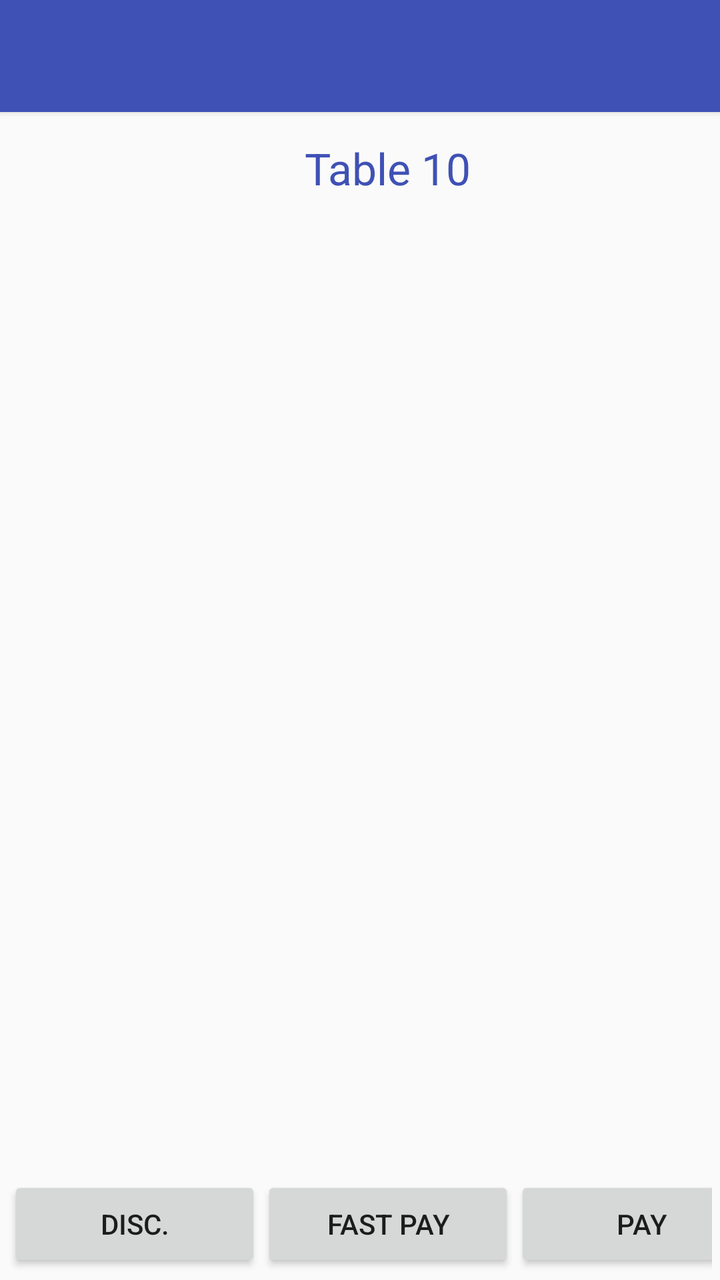
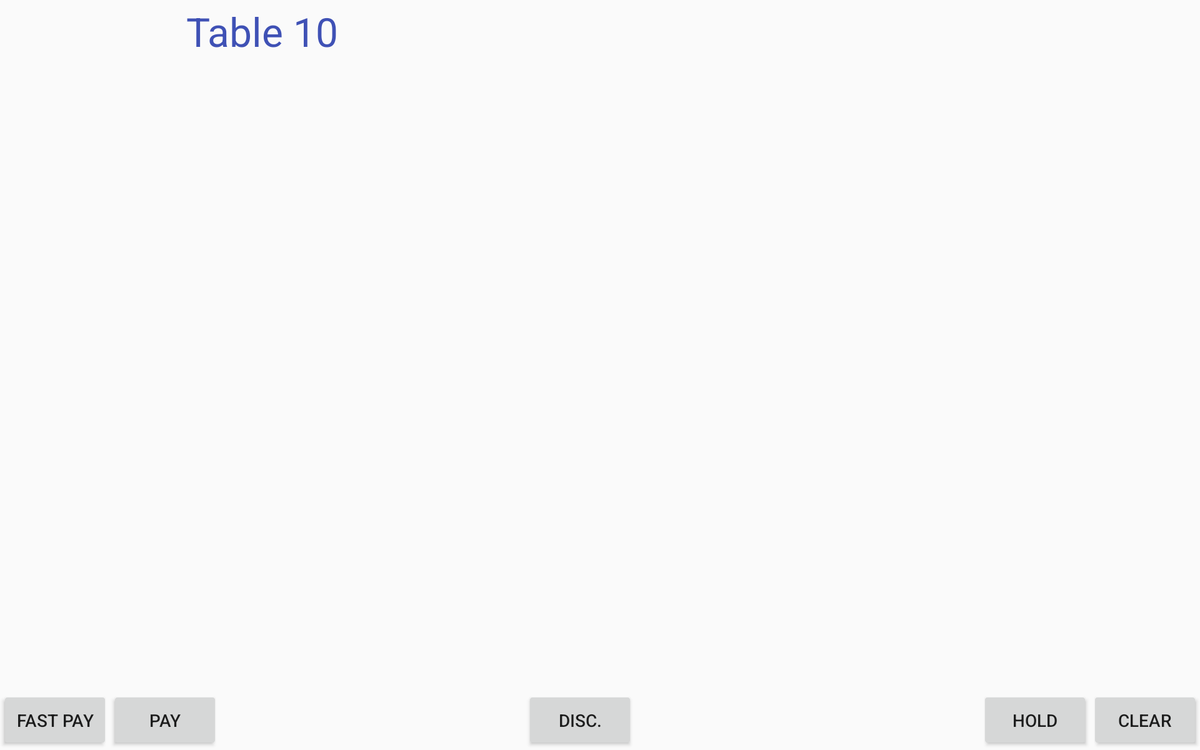

The same Android screen from two of the app's own layout files: first res/layout/ as a phone draws it, then the repository's variant for another configuration, drawn on a device whose configuration selects that folder. Both files follow.
<!-- AndroidManifest.xml: application theme AppTheme -->
<!-- res/layout/activity_main.xml -->
<android.support.v4.widget.DrawerLayout
    xmlns:android="http://schemas.android.com/apk/res/android"
    android:id="@+id/drawer_layout"
    android:layout_width="match_parent"
    android:layout_height="match_parent">

    <LinearLayout xmlns:android="http://schemas.android.com/apk/res/android"
        android:layout_width="match_parent"
        android:layout_height="match_parent"
        android:orientation="vertical">

        <include
            android:id="@+id/tool_bar"
            layout="@layout/tool_bar"
            android:layout_height="wrap_content"
            android:layout_width="match_parent"></include>

        <LinearLayout
            android:layout_width="match_parent"
            android:layout_height="match_parent"
            android:baselineAligned="false"
            android:orientation="horizontal"
            android:padding="@dimen/default_horizontal_margin">

            <RelativeLayout
                android:layout_width="380dp"
                android:layout_height="match_parent">

                <LinearLayout
                    android:id="@+id/linearLayout2"
                    android:layout_width="match_parent"
                    android:layout_height="48dp"
                    android:layout_alignParentLeft="true"
                    android:layout_alignParentStart="true"
                    android:layout_alignParentTop="true"
                    android:gravity="center"
                    android:orientation="horizontal">

                    <TextView
                        android:id="@+id/textView2"
                        android:layout_width="wrap_content"
                        android:layout_height="wrap_content"
                        android:text="Table 10"
                        android:textAppearance="?android:attr/textAppearanceLarge"
                        android:textColor="@color/indigo" />
                </LinearLayout>

                <FrameLayout
                    android:id="@+id/leftcontent"
                    android:layout_width="match_parent"
                    android:layout_height="match_parent"
                    android:layout_above="@+id/linearLayout3"
                    android:layout_alignParentLeft="true"
                    android:layout_alignParentStart="true"
                    android:layout_below="@+id/linearLayout2"
                    android:paddingLeft="@dimen/default_horizontal_margin">

                </FrameLayout>

                <LinearLayout
                    android:id="@+id/linearLayout3"
                    android:layout_width="match_parent"
                    android:layout_height="wrap_content"
                    android:layout_alignParentBottom="true"
                    android:layout_alignParentLeft="true"
                    android:layout_alignParentStart="true"
                    android:layout_gravity="center_horizontal|bottom"
                    android:orientation="horizontal">

                    <Button
                        android:id="@+id/btnDiscount"
                        android:layout_width="0dp"
                        android:layout_height="wrap_content"
                        android:layout_weight="1"
                        android:text="@string/discount_short"
                        android:onClick="onClick"/>

                    <Button
                        android:id="@+id/btnFastPay"
                        android:layout_width="0dp"
                        android:layout_height="wrap_content"
                        android:layout_weight="1"
                        android:text="@string/fast_pay" />

                    <Button
                        android:id="@+id/btnPay"
                        android:layout_width="0dp"
                        android:layout_height="wrap_content"
                        android:layout_weight="1"
                        android:onClick="onClick"
                        android:text="@string/pay" />

                </LinearLayout>
            </RelativeLayout>

            <RelativeLayout
                android:layout_width="match_parent"
                android:layout_height="match_parent">

                <FrameLayout
                    android:id="@+id/rightcontent"
                    android:layout_width="match_parent"
                    android:layout_height="wrap_content"
                    android:layout_alignParentEnd="true"
                    android:layout_alignParentRight="true"
                    android:layout_alignParentTop="true"
                    android:layout_above="@+id/orderExtraQty">

                </FrameLayout>

                <EditText
                    android:layout_width="wrap_content"
                    android:layout_height="wrap_content"
                    android:id="@+id/orderExtraQty"
                    android:ems="7"
                    android:lines="1"
                    android:enabled="false"
                    android:layout_weight="1"
                    android:layout_alignParentBottom="true"
                    android:layout_alignParentStart="true"
                    android:inputType="numberDecimal" />

                <FrameLayout
                    android:layout_width="match_parent"
                    android:layout_height="wrap_content"
                    android:id="@+id/numericKeypadContainer"
                    android:layout_gravity="left|bottom"
                    android:layout_alignTop="@+id/orderExtraQty"
                    android:layout_toEndOf="@+id/orderExtraQty"></FrameLayout>

            </RelativeLayout>

        </LinearLayout>
    </LinearLayout>


    <ListView
        android:id="@+id/left_drawer"
        android:layout_width="96dp"
        android:layout_height="match_parent"
        android:layout_gravity="start"
        android:background="@color/blue_grey_900"
        android:choiceMode="singleChoice"
        android:divider="@android:color/transparent"
        android:dividerHeight="0dp" />
</android.support.v4.widget.DrawerLayout>
<!-- res/layout/tool_bar.xml (included above) -->
<?xml version="1.0" encoding="utf-8"?>
<android.support.v7.widget.Toolbar
    android:layout_height="wrap_content"
    android:layout_width="match_parent"
    android:background="@color/indigo"
    android:elevation="2dp"
    android:theme="@style/Base.ThemeOverlay.AppCompat.Dark"
    xmlns:android="http://schemas.android.com/apk/res/android" />
<!-- resources referenced by this layout -->
<resources>
  <color name="blue_grey_900">#263238</color>
  <color name="indigo">#3F51B5</color>
  <dimen name="default_horizontal_margin">4dp</dimen>
  <string name="discount_short">Disc.</string>
  <string name="fast_pay">Fast Pay</string>
  <string name="pay">Pay</string>
  <style name="AppTheme" parent="CustomActionBarTheme">
          
      </style>
  <style name="CustomActionBarTheme" parent="@style/Theme.AppCompat.Light.DarkActionBar">
          <item name="android:actionBarStyle">@style/MyActionBar</item>
  
          
          <item name="actionBarStyle">@style/MyActionBar</item>
      </style>
  <style name="MyActionBar" parent="@style/Widget.AppCompat.Light.ActionBar.Solid.Inverse">
          <item name="android:background">@color/indigo</item>
  
          
          <item name="background">@color/indigo</item>
      </style>
</resources>
<!-- res/layout-w820dp/activity_main.xml (the repository's variant of the layout above) -->
<!-- drawn on a 7-inch tablet turned sideways -->
<android.support.v4.widget.DrawerLayout xmlns:android="http://schemas.android.com/apk/res/android"
    xmlns:tools="http://schemas.android.com/tools" android:layout_width="match_parent"
    android:layout_height="match_parent"
    tools:context=".MainActivity"
    android:id="@+id/drawer_layout">
    <RelativeLayout
        android:layout_width="match_parent"
        android:layout_height="match_parent">
        <FrameLayout
            android:layout_width="420dp"
            android:layout_height="match_parent"
            android:layout_alignParentLeft="true"
            android:layout_alignParentStart="true"
            android:id="@+id/leftcontent"
            android:paddingLeft="@dimen/default_horizontal_margin"
            android:layout_below="@+id/linearLayout2"
            android:layout_above="@+id/btnFastPay"></FrameLayout>

        <FrameLayout
            android:layout_width="match_parent"
            android:layout_height="match_parent"
            android:layout_alignParentTop="true"
            android:layout_toRightOf="@+id/leftcontent"
            android:id="@+id/rightcontent"
            android:layout_above="@+id/btnDiscount"></FrameLayout>

        <Button
            android:layout_width="wrap_content"
            android:layout_height="wrap_content"
            android:text="@string/fast_pay"
            android:id="@+id/btnFastPay"
            android:layout_alignParentBottom="true"
            android:layout_alignParentLeft="true"
            android:layout_alignParentStart="true" />

        <Button
            android:layout_width="wrap_content"
            android:layout_height="wrap_content"
            android:text="@string/pay"
            android:id="@+id/btnPay"
            android:layout_alignTop="@+id/btnFastPay"
            android:layout_toRightOf="@+id/btnFastPay"
            android:layout_toEndOf="@+id/btnFastPay"
            android:onClick="onClick" />

        <Button
            android:layout_width="wrap_content"
            android:layout_height="wrap_content"
            android:text="@string/discount_short"
            android:id="@+id/btnDiscount"
            android:layout_alignParentBottom="true"
            android:layout_toRightOf="@+id/leftcontent"
            android:layout_toEndOf="@+id/leftcontent" />

        <Button
            android:layout_width="wrap_content"
            android:layout_height="wrap_content"
            android:text="@string/clear"
            android:id="@+id/btnClearOrder"
            android:layout_alignParentBottom="true"
            android:layout_alignParentRight="true"
            android:layout_alignParentEnd="true" />

        <Button
            android:layout_width="wrap_content"
            android:layout_height="wrap_content"
            android:text="@string/hold_order"
            android:id="@+id/btnHoldOrder"
            android:layout_alignTop="@+id/btnClearOrder"
            android:layout_toLeftOf="@+id/btnClearOrder"
            android:layout_toStartOf="@+id/btnClearOrder" />

        <LinearLayout
            android:orientation="horizontal"
            android:layout_width="fill_parent"
            android:layout_height="50dp"
            android:layout_alignParentTop="true"
            android:layout_alignParentLeft="true"
            android:layout_alignParentStart="true"
            android:layout_toLeftOf="@+id/rightcontent"
            android:layout_toStartOf="@+id/rightcontent"
            android:id="@+id/linearLayout2"
            android:gravity="center">

            <TextView
                android:layout_width="wrap_content"
                android:layout_height="wrap_content"
                android:textAppearance="?android:attr/textAppearanceLarge"
                android:text="Table 10"
                android:id="@+id/textView2"
                android:textSize="32sp"
                android:textColor="@color/indigo" />
        </LinearLayout>
    </RelativeLayout>
    <ListView android:id="@+id/left_drawer"
        android:layout_width="96dp"
        android:layout_height="match_parent"
        android:layout_gravity="start"
        android:choiceMode="singleChoice"
        android:divider="@android:color/transparent"
        android:dividerHeight="0dp"
        android:background="@color/blue_grey_900"/>
</android.support.v4.widget.DrawerLayout>
<!-- resources referenced by the variant -->
<!-- as a 7-inch tablet turned sideways resolves them -->
<resources>
  <color name="blue_grey_900">#263238</color>
  <color name="indigo">#3F51B5</color>
  <dimen name="default_horizontal_margin">4dp</dimen>
  <string name="clear">Clear</string>
  <string name="discount_short">Disc.</string>
  <string name="fast_pay">Fast Pay</string>
  <string name="hold_order">Hold</string>
  <string name="pay">Pay</string>
  <style name="AppTheme" parent="CustomActionBarTheme">
          
      </style>
  <style name="CustomActionBarTheme" parent="@style/Theme.AppCompat.Light.DarkActionBar">
          <item name="android:actionBarStyle">@style/MyActionBar</item>
  
          
          <item name="actionBarStyle">@style/MyActionBar</item>
      </style>
  <style name="MyActionBar" parent="@style/Widget.AppCompat.Light.ActionBar.Solid.Inverse">
          <item name="android:background">@color/indigo</item>
  
          
          <item name="background">@color/indigo</item>
      </style>
</resources>
